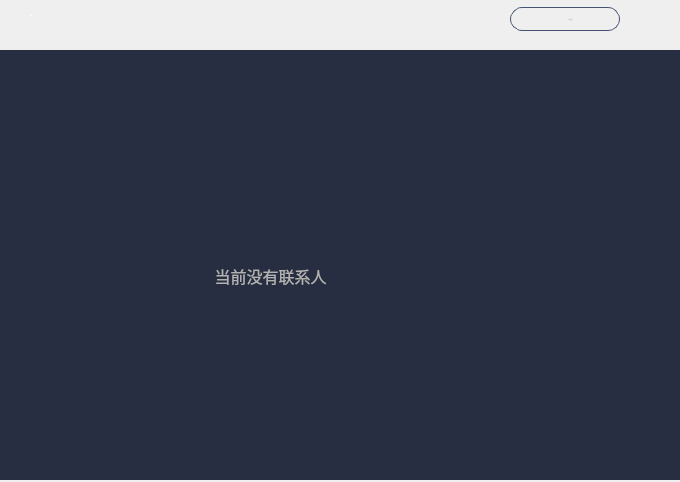
<?xml version="1.0" encoding="UTF-8"?>
<ui version="4.0">
 <class>ContactPage</class>
 <widget class="QWidget" name="ContactPage">
  <property name="geometry">
   <rect>
    <x>0</x>
    <y>0</y>
    <width>680</width>
    <height>482</height>
   </rect>
  </property>
  <property name="font">
   <font>
    <family>微软雅黑</family>
   </font>
  </property>
  <property name="windowTitle">
   <string>Form</string>
  </property>
  <property name="styleSheet">
   <string notr="true"/>
  </property>
  <widget class="QScrollArea" name="scrollArea">
   <property name="geometry">
    <rect>
     <x>0</x>
     <y>50</y>
     <width>680</width>
     <height>430</height>
    </rect>
   </property>
   <property name="font">
    <font>
     <family>微软雅黑</family>
    </font>
   </property>
   <property name="styleSheet">
    <string notr="true">QScrollArea{border:none;}</string>
   </property>
   <property name="lineWidth">
    <number>1</number>
   </property>
   <property name="verticalScrollBarPolicy">
    <enum>Qt::ScrollBarAsNeeded</enum>
   </property>
   <property name="horizontalScrollBarPolicy">
    <enum>Qt::ScrollBarAlwaysOff</enum>
   </property>
   <property name="widgetResizable">
    <bool>true</bool>
   </property>
   <widget class="QWidget" name="scrollAreaWidgetContents">
    <property name="geometry">
     <rect>
      <x>0</x>
      <y>0</y>
      <width>680</width>
      <height>430</height>
     </rect>
    </property>
    <property name="font">
     <font>
      <family>微软雅黑</family>
     </font>
    </property>
    <property name="styleSheet">
     <string notr="true">#scrollAreaWidgetContents{background-color:rgb(40,46,66);}
</string>
    </property>
    <widget class="QLabel" name="initLabel">
     <property name="geometry">
      <rect>
       <x>70</x>
       <y>200</y>
       <width>401</width>
       <height>51</height>
      </rect>
     </property>
     <property name="font">
      <font>
       <family>微软雅黑</family>
       <pointsize>12</pointsize>
      </font>
     </property>
     <property name="styleSheet">
      <string notr="true">color: rgb(178, 178, 178);</string>
     </property>
     <property name="text">
      <string>当前没有联系人</string>
     </property>
     <property name="alignment">
      <set>Qt::AlignCenter</set>
     </property>
    </widget>
   </widget>
  </widget>
  <widget class="QLabel" name="contactLabel">
   <property name="geometry">
    <rect>
     <x>30</x>
     <y>5</y>
     <width>121</width>
     <height>21</height>
    </rect>
   </property>
   <property name="font">
    <font>
     <family>微软雅黑</family>
     <pointsize>-1</pointsize>
     <weight>50</weight>
     <italic>false</italic>
     <bold>false</bold>
    </font>
   </property>
   <property name="styleSheet">
    <string notr="true">color: white;
font: 18px &quot;微软雅黑&quot;;</string>
   </property>
   <property name="text">
    <string>联系人</string>
   </property>
  </widget>
  <widget class="QToolButton" name="addContactBtn">
   <property name="geometry">
    <rect>
     <x>510</x>
     <y>7</y>
     <width>110</width>
     <height>24</height>
    </rect>
   </property>
   <property name="font">
    <font>
     <family>微软雅黑</family>
     <pointsize>-1</pointsize>
     <weight>50</weight>
     <italic>false</italic>
     <bold>false</bold>
    </font>
   </property>
   <property name="cursor">
    <cursorShape>PointingHandCursor</cursorShape>
   </property>
   <property name="focusPolicy">
    <enum>Qt::NoFocus</enum>
   </property>
   <property name="styleSheet">
    <string notr="true">QToolButton{color:rgb(192,196,212);border:1px solid  rgb(70,82,113);border-radius:12px;
background-color: transparent;
font: 12px &quot;微软雅黑&quot;;background-origin: content;background-image: url(&quot;:/ui/wallet_ui/contactAdd.png&quot;);background-repeat: no-repeat; background-position: center left;padding:0px 0px 0px 12px;}
QToolButton:hover{color:white;border-color:rgb(24,140,249);background-color:rgb(24,140,249);background-image: url(&quot;:/ui/wallet_ui/contactAdd_hover.png&quot;);}</string>
   </property>
   <property name="text">
    <string>添加联系人</string>
   </property>
  </widget>
 </widget>
 <tabstops>
  <tabstop>scrollArea</tabstop>
 </tabstops>
 <resources/>
 <connections/>
</ui>
